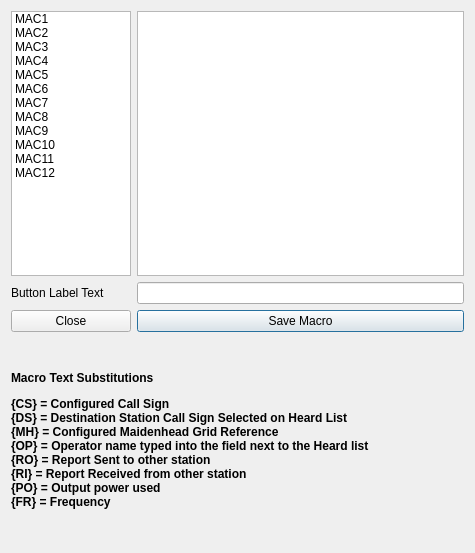
<?xml version="1.0" encoding="UTF-8"?>
<ui version="4.0">
 <class>MacroDialog</class>
 <widget class="QDialog" name="MacroDialog">
  <property name="geometry">
   <rect>
    <x>0</x>
    <y>0</y>
    <width>475</width>
    <height>553</height>
   </rect>
  </property>
  <property name="windowTitle">
   <string>Dialog</string>
  </property>
  <layout class="QGridLayout" name="gridLayout">
   <item row="0" column="1">
    <widget class="QPlainTextEdit" name="macroTextEdit">
     <property name="sizePolicy">
      <sizepolicy hsizetype="Expanding" vsizetype="Fixed">
       <horstretch>0</horstretch>
       <verstretch>0</verstretch>
      </sizepolicy>
     </property>
     <property name="minimumSize">
      <size>
       <width>0</width>
       <height>265</height>
      </size>
     </property>
    </widget>
   </item>
   <item row="0" column="0">
    <widget class="QListWidget" name="macroListWidget">
     <property name="sizePolicy">
      <sizepolicy hsizetype="Expanding" vsizetype="Fixed">
       <horstretch>0</horstretch>
       <verstretch>0</verstretch>
      </sizepolicy>
     </property>
     <property name="minimumSize">
      <size>
       <width>0</width>
       <height>265</height>
      </size>
     </property>
     <property name="maximumSize">
      <size>
       <width>120</width>
       <height>16777215</height>
      </size>
     </property>
     <item>
      <property name="text">
       <string>MAC1</string>
      </property>
     </item>
     <item>
      <property name="text">
       <string>MAC2</string>
      </property>
     </item>
     <item>
      <property name="text">
       <string>MAC3</string>
      </property>
     </item>
     <item>
      <property name="text">
       <string>MAC4</string>
      </property>
     </item>
     <item>
      <property name="text">
       <string>MAC5</string>
      </property>
     </item>
     <item>
      <property name="text">
       <string>MAC6</string>
      </property>
     </item>
     <item>
      <property name="text">
       <string>MAC7</string>
      </property>
     </item>
     <item>
      <property name="text">
       <string>MAC8</string>
      </property>
     </item>
     <item>
      <property name="text">
       <string>MAC9</string>
      </property>
     </item>
     <item>
      <property name="text">
       <string>MAC10</string>
      </property>
     </item>
     <item>
      <property name="text">
       <string>MAC11</string>
      </property>
     </item>
     <item>
      <property name="text">
       <string>MAC12</string>
      </property>
     </item>
    </widget>
   </item>
   <item row="2" column="1">
    <widget class="QPushButton" name="saveMacroButton">
     <property name="text">
      <string>Save Macro</string>
     </property>
    </widget>
   </item>
   <item row="1" column="1">
    <widget class="QLineEdit" name="macroLabelLineEdit"/>
   </item>
   <item row="1" column="0">
    <widget class="QLabel" name="label">
     <property name="text">
      <string>Button Label Text</string>
     </property>
    </widget>
   </item>
   <item row="3" column="0" colspan="2">
    <widget class="QLabel" name="macroHelpLabel">
     <property name="minimumSize">
      <size>
       <width>0</width>
       <height>0</height>
      </size>
     </property>
     <property name="font">
      <font>
       <weight>75</weight>
       <bold>true</bold>
      </font>
     </property>
     <property name="text">
      <string>&lt;html&gt;&lt;head/&gt;&lt;body&gt;&lt;p&gt;Macro Text Substitutions&lt;/p&gt;&lt;p&gt;{CS} = Configured Call Sign&lt;br/&gt;{DS} = Destination Station Call Sign Selected on Heard List&lt;br/&gt;{MH} = Configured Maidenhead Grid Reference&lt;br/&gt;{OP} = Operator name typed into the field next to the Heard list&lt;br/&gt;{RO} = Report Sent to other station&lt;br/&gt;{RI} = Report Received from other station&lt;br/&gt;{PO} = Output power used&lt;br/&gt;{FR} = Frequency&lt;/p&gt;&lt;/body&gt;&lt;/html&gt;</string>
     </property>
     <property name="wordWrap">
      <bool>true</bool>
     </property>
    </widget>
   </item>
   <item row="2" column="0">
    <widget class="QPushButton" name="macroDialogCloseButton">
     <property name="text">
      <string>Close</string>
     </property>
    </widget>
   </item>
  </layout>
 </widget>
 <resources/>
 <connections/>
</ui>
